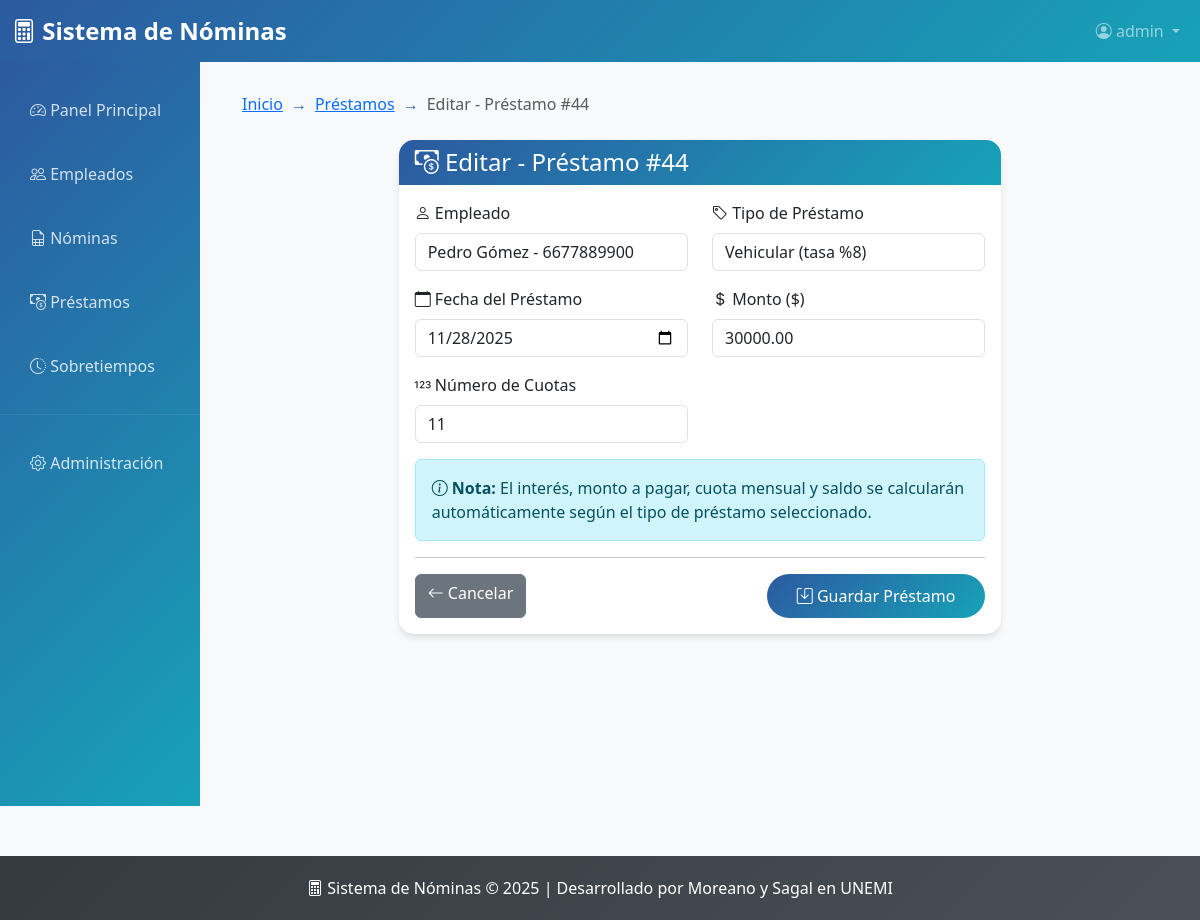
The page /prestamos/44/editar/ (signed in) on the database its author committed.
### prestamos/models.py (models this page shows, shortened)
class Prestamo(models.Model):
    empleado = models.ForeignKey(Empleado, on_delete=models.CASCADE)
    tipo_prestamo = models.ForeignKey(TipoPrestamo, on_delete=models.CASCADE)
    fecha_prestamo = models.DateField()
    monto = models.DecimalField(max_digits=10, decimal_places=2)
    interes = models.DecimalField(max_digits=10, decimal_places=2, default=0)
    monto_pagar = models.DecimalField(max_digits=10, decimal_places=2, default=0)
    numero_cuotas = models.PositiveIntegerField(default=1)
    cuota_mensual = models.DecimalField(max_digits=10, decimal_places=2, editable=False, default=0)
    saldo = models.DecimalField(max_digits=10, decimal_places=2, editable=False, default=0)
    class Meta:
        verbose_name = "Préstamo"
        verbose_name_plural = "Préstamos"
        ordering = ['-fecha_prestamo']

### prestamos/views.py (the view, shortened to what this page needs)
# urls.py: path('<int:prestamo_id>/editar/', views.PrestamoUpdateView.as_view(), name='prestamo_editar'),
class PrestamoUpdateView(LoginRequiredMixin, TitleContextMixin, UpdateView):
    model = Prestamo
    form_class = PrestamoForm
    template_name = 'prestamo_form.html'
    pk_url_kwarg = 'prestamo_id'
    title1 = "Préstamos"
    title2 = "Editar Préstamo"
    def get_context_data(self, **kwargs):
        context = super().get_context_data(**kwargs)
        context['titulo'] = f'Editar - Préstamo #{self.object.id}'
        context['prestamo'] = self.object
        return context

### prestamos/forms.py
class PrestamoForm(forms.ModelForm):
    class Meta:
        model = Prestamo
        fields = ['empleado', 'tipo_prestamo', 'fecha_prestamo', 'monto', 'numero_cuotas']
        widgets = {
            'empleado': forms.Select(attrs={'class': 'form-control'}),
            'tipo_prestamo': forms.Select(attrs={'class': 'form-control'}),
            'fecha_prestamo': forms.DateInput(attrs={'class': 'form-control', 'type': 'date'}),
            'monto': forms.NumberInput(attrs={'class': 'form-control', 'step': '0.01'}),
            'numero_cuotas': forms.NumberInput(attrs={'class': 'form-control', 'min': '1'}),
        }
        labels = {
            'empleado': 'Empleado',
            'tipo_prestamo': 'Tipo de Préstamo',
            'fecha_prestamo': 'Fecha del Préstamo',
            'monto': 'Monto ($)',
            'numero_cuotas': 'Número de Cuotas',
        }

### nomina/models.py (called while the page is built)
    def __str__(self):
        return f"{self.nombre} - {self.cedula}"

### prestamos/mixins.py (called while the page is built)
    def get_context_data(self, **kwargs):
        context = super().get_context_data(**kwargs)
        if self.title1:
            context["title1"] = self.title1
        if self.title2:
            context["title2"] = self.title2
        return context

### prestamos/models.py (called while the page is built)
    def __str__(self):
        return self.descripcion

### templates/prestamo_form.html (shortened to what this page needs)
{% extends 'base.html' %}
{% block breadcrumb_items %}
<li class="breadcrumb-item"><a href="{% url 'prestamos_lista' %}">Préstamos</a></li>
<li class="breadcrumb-item active">{{ titulo }}</li>
{% endblock %}
{% block content %}
<div class="row justify-content-center">
    <div class="col-md-8">
        <div class="card">
            <div class="card-header">
                <h4 class="mb-0"><i class="bi bi-cash-coin"></i> {{ titulo }}</h4>
            </div>
            <div class="card-body">
                <form method="post">
                    <div class="row">
                        <div class="col-md-6 mb-3">
                            <label for="{{ form.empleado.id_for_label }}" class="form-label">
                                <i class="bi bi-person"></i> {{ form.empleado.label }}
                            </label>
                            {{ form.empleado }}
                        </div>
                        <div class="col-md-6 mb-3">
                            <label for="{{ form.tipo_prestamo.id_for_label }}" class="form-label">
                                <i class="bi bi-tag"></i> {{ form.tipo_prestamo.label }}
                            </label>
                            {{ form.tipo_prestamo }}
                        </div>
                    </div>
                    <div class="row">
                        <div class="col-md-6 mb-3">
                            <label for="{{ form.fecha_prestamo.id_for_label }}" class="form-label">
                                <i class="bi bi-calendar"></i> {{ form.fecha_prestamo.label }}
                            </label>
                            {{ form.fecha_prestamo }}
                        </div>
                        <div class="col-md-6 mb-3">
                            <label for="{{ form.monto.id_for_label }}" class="form-label">
                                <i class="bi bi-currency-dollar"></i> {{ form.monto.label }}
                            </label>
                            {{ form.monto }}
                        </div>
                    </div>
                    <div class="row">
                        <div class="col-md-6 mb-3">
                            <label for="{{ form.numero_cuotas.id_for_label }}" class="form-label">
                                <i class="bi bi-123"></i> {{ form.numero_cuotas.label }}
                            </label>
                            {{ form.numero_cuotas }}
                        </div>
                    </div>
                    <div class="alert alert-info">
                        <i class="bi bi-info-circle"></i>
                        <strong>Nota:</strong> El interés, monto a pagar, cuota mensual y saldo se calcularán automáticamente según el tipo de préstamo seleccionado.
                    </div>
                    <hr>
                    <div class="d-flex justify-content-between">
                        <a href="{% url 'prestamos_lista' %}" class="btn btn-secondary">
                            <i class="bi bi-arrow-left"></i> Cancelar
                        </a>
                        <button type="submit" class="btn btn-primary">
                            <i class="bi bi-save"></i> Guardar Préstamo
                        </button>
                    </div>
                </form>
            </div>
        </div>
    </div>
</div>
{% endblock %}

### templates/base.html (shortened to what this page needs)
<!DOCTYPE html>
<html lang="es">
<head>
    <link href="https://cdn.jsdelivr.net/npm/bootstrap@5.3.2/dist/css/bootstrap.min.css" rel="stylesheet">
    <link rel="stylesheet" href="https://cdn.jsdelivr.net/npm/bootstrap-icons@1.11.1/font/bootstrap-icons.css">
</head>
<body>
    <nav class="navbar navbar-expand-lg navbar-dark" style="background: linear-gradient(135deg, var(--primary-color), var(--secondary-color));">
        <div class="container-fluid">
            <a class="navbar-brand" href="{% url 'dashboard' %}">
                <i class="bi bi-calculator"></i> Sistema de Nóminas
            </a>
            <div class="collapse navbar-collapse" id="navbarNav">
                <ul class="navbar-nav ms-auto">
                    <li class="nav-item dropdown">
                        {% if user.is_authenticated %}
                            <a class="nav-link dropdown-toggle" href="#" role="button" data-bs-toggle="dropdown">
                                <i class="bi bi-person-circle"></i> {{ user.username }}
                            </a>
                        {% endif %}
                    </li>
                </ul>
            </div>
        </div>
    </nav>
    <div class="container-fluid">
        <div class="row">
            <div class="col-md-3 col-lg-2 px-0">
                <div class="sidebar">
                    <nav class="nav flex-column pt-3">
                        <a class="nav-link {% if request.resolver_match.url_name == 'dashboard' %}active{% endif %}" href="{% url 'dashboard' %}">
                            <i class="bi bi-speedometer2"></i> Panel Principal
                        </a>
                        <a class="nav-link {% if request.resolver_match.url_name == 'empleados_lista' %}active{% endif %}" href="{% url 'empleados_lista' %}">
                            <i class="bi bi-people"></i> Empleados
                        </a>
                        <a class="nav-link {% if request.resolver_match.url_name == 'nominas_lista' %}active{% endif %}" href="{% url 'nominas_lista' %}">
                            <i class="bi bi-file-earmark-spreadsheet"></i> Nóminas
                        </a>
                        <a class="nav-link {% if request.resolver_match.url_name == 'prestamos_lista' %}active{% endif %}" href="{% url 'prestamos_lista' %}">
                            <i class="bi bi-cash-coin"></i> Préstamos
                        </a>
                        <a class="nav-link {% if request.resolver_match.url_name == 'sobretiempos_lista' %}active{% endif %}" href="{% url 'sobretiempos_lista' %}">
                            <i class="bi bi-clock-history"></i> Sobretiempos
                        </a>
                        <hr class="my-3" style="border-color: rgba(255,255,255,0.3);">
                        <a class="nav-link" href="/admin/">
                            <i class="bi bi-gear"></i> Administración
                        </a>
                    </nav>
                </div>
            </div>
            <div class="col-md-9 col-lg-10">
                <div class="main-content fade-in">
                    {% block breadcrumb %}
                    <nav aria-label="breadcrumb" class="mb-4">
                        <ol class="breadcrumb">
                            <li class="breadcrumb-item"><a href="{% url 'dashboard' %}">Inicio</a></li>
                            {% block breadcrumb_items %}{% endblock %}
                        </ol>
                    </nav>
                    {% endblock %}
                    {% block content %}{% endblock %}
                </div>
            </div>
        </div>
    </div>
    <footer class="footer">
        <div class="container">
            <p class="mb-0">
                <i class="bi bi-calculator"></i> Sistema de Nóminas © 2025
                | Desarrollado por Moreano y Sagal en UNEMI
            </p>
        </div>
    </footer>
</body>
</html>

### templates/base.html (style rules this page uses)
:root { --primary-color: #2c5aa0; --secondary-color: #17a2b8; --success-color: #28a745; --danger-color: #dc3545; --warning-color: #ffc107; --info-color: #17a2b8; --light-color: #f8f9fa; --dark-color: #343a40; }
body { background-color: var(--light-color); font-family: 'Segoe UI', Tahoma, Geneva, Verdana, sans-serif; }
.navbar-brand { font-weight: bold; font-size: 1.5rem; }
.sidebar { min-height: calc(100vh - 56px); background: linear-gradient(135deg, var(--primary-color), var(--secondary-color)); color: white; transition: all 0.3s; }
.sidebar .nav-link { color: rgba(255, 255, 255, 0.8); padding: 15px 20px; border-radius: 8px; margin: 5px 10px; transition: all 0.3s; }
.main-content { padding: 30px; }
.card { border: none; border-radius: 15px; box-shadow: 0 4px 6px rgba(0, 0, 0, 0.1); transition: transform 0.3s, box-shadow 0.3s; }
.card-header { background: linear-gradient(135deg, var(--primary-color), var(--secondary-color)); color: white; border-radius: 15px 15px 0 0 !important; border: none; }
.btn-primary { background: linear-gradient(135deg, var(--primary-color), var(--secondary-color)); border: none; border-radius: 25px; padding: 10px 30px; transition: all 0.3s; }
.footer { background: linear-gradient(135deg, var(--dark-color), #495057); color: white; text-align: center; padding: 20px 0; margin-top: 50px; }
.fade-in { animation: fadeIn 0.5s ease-in; }
.breadcrumb { background: transparent; padding: 0; }
.breadcrumb-item + .breadcrumb-item::before { content: "→"; color: var(--primary-color); }

### rows shown on the page
Prestamo: empleado "Pedro Gómez - 6677889900", tipo_prestamo "Vehicular (tasa %8)", fecha_prestamo "11/28/2025", monto "30000.00", numero_cuotas "11"

### other values the page prints
{{ user.username }} "admin"
{{ titulo }} "Editar - Préstamo #44"
